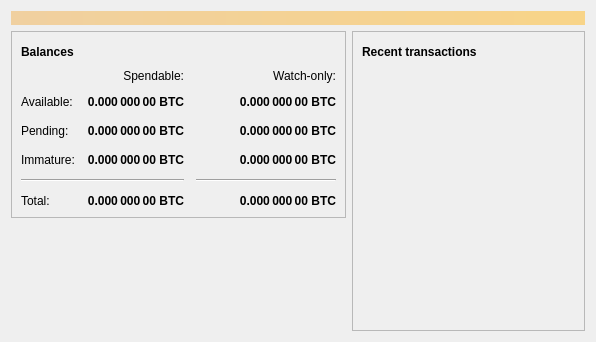
<?xml version="1.0" encoding="UTF-8"?>
<ui version="4.0">
 <class>OverviewPage</class>
 <widget class="QWidget" name="OverviewPage">
  <property name="geometry">
   <rect>
    <x>0</x>
    <y>0</y>
    <width>596</width>
    <height>342</height>
   </rect>
  </property>
  <property name="windowTitle">
   <string>Form</string>
  </property>
  <layout class="QVBoxLayout" name="topLayout">
   <item>
    <widget class="QLabel" name="labelAlerts">
     <property name="visible">
      <bool>false</bool>
     </property>
     <property name="styleSheet">
      <string notr="true">background-color: qlineargradient(x1: 0, y1: 0, x2: 1, y2: 0, stop:0 #F0D0A0, stop:1 #F8D488); color:#000000;</string>
     </property>
     <property name="wordWrap">
      <bool>true</bool>
     </property>
     <property name="margin">
      <number>3</number>
     </property>
    </widget>
   </item>
   <item>
    <layout class="QHBoxLayout" name="horizontalLayout" stretch="1,1">
     <item>
      <layout class="QVBoxLayout" name="verticalLayout_2">
       <item>
        <widget class="QFrame" name="frame">
         <property name="frameShape">
          <enum>QFrame::StyledPanel</enum>
         </property>
         <property name="frameShadow">
          <enum>QFrame::Raised</enum>
         </property>
         <layout class="QVBoxLayout" name="verticalLayout_4">
          <item>
           <layout class="QHBoxLayout" name="horizontalLayout_4">
            <item>
             <widget class="QLabel" name="label_5">
              <property name="font">
               <font>
                <weight>75</weight>
                <bold>true</bold>
               </font>
              </property>
              <property name="text">
               <string>Balances</string>
              </property>
             </widget>
            </item>
            <item>
             <widget class="QPushButton" name="labelWalletStatus">
              <property name="enabled">
               <bool>true</bool>
              </property>
              <property name="maximumSize">
               <size>
                <width>30</width>
                <height>16777215</height>
               </size>
              </property>
              <property name="toolTip">
               <string>The displayed information may be out of date. Your wallet automatically synchronizes with the iXcoin network after a connection is established, but this process has not completed yet.</string>
              </property>
              <property name="text">
               <string/>
              </property>
              <property name="icon">
               <iconset resource="../bitcoin.qrc">
                <normaloff>:/icons/warning</normaloff>
                <disabledoff>:/icons/warning</disabledoff>:/icons/warning</iconset>
              </property>
              <property name="iconSize">
               <size>
                <width>24</width>
                <height>24</height>
               </size>
              </property>
              <property name="flat">
               <bool>true</bool>
              </property>
             </widget>
            </item>
            <item>
             <spacer name="horizontalSpacer_3">
              <property name="orientation">
               <enum>Qt::Horizontal</enum>
              </property>
              <property name="sizeHint" stdset="0">
               <size>
                <width>40</width>
                <height>20</height>
               </size>
              </property>
             </spacer>
            </item>
           </layout>
          </item>
          <item>
           <layout class="QGridLayout" name="gridLayout">
            <property name="spacing">
             <number>12</number>
            </property>
            <item row="2" column="2">
             <widget class="QLabel" name="labelWatchPending">
              <property name="font">
               <font>
                <weight>75</weight>
                <bold>true</bold>
               </font>
              </property>
              <property name="cursor">
               <cursorShape>IBeamCursor</cursorShape>
              </property>
              <property name="toolTip">
               <string>Unconfirmed transactions to watch-only addresses</string>
              </property>
              <property name="text">
               <string notr="true">0.000 000 00 BTC</string>
              </property>
              <property name="alignment">
               <set>Qt::AlignRight|Qt::AlignTrailing|Qt::AlignVCenter</set>
              </property>
              <property name="textInteractionFlags">
               <set>Qt::LinksAccessibleByMouse|Qt::TextSelectableByKeyboard|Qt::TextSelectableByMouse</set>
              </property>
             </widget>
            </item>
            <item row="2" column="1">
             <widget class="QLabel" name="labelUnconfirmed">
              <property name="font">
               <font>
                <weight>75</weight>
                <bold>true</bold>
               </font>
              </property>
              <property name="cursor">
               <cursorShape>IBeamCursor</cursorShape>
              </property>
              <property name="toolTip">
               <string>Total of transactions that have yet to be confirmed, and do not yet count toward the spendable balance</string>
              </property>
              <property name="text">
               <string notr="true">0.000 000 00 BTC</string>
              </property>
              <property name="alignment">
               <set>Qt::AlignRight|Qt::AlignTrailing|Qt::AlignVCenter</set>
              </property>
              <property name="textInteractionFlags">
               <set>Qt::LinksAccessibleByMouse|Qt::TextSelectableByKeyboard|Qt::TextSelectableByMouse</set>
              </property>
             </widget>
            </item>
            <item row="3" column="2">
             <widget class="QLabel" name="labelWatchImmature">
              <property name="font">
               <font>
                <weight>75</weight>
                <bold>true</bold>
               </font>
              </property>
              <property name="cursor">
               <cursorShape>IBeamCursor</cursorShape>
              </property>
              <property name="toolTip">
               <string>Mined balance in watch-only addresses that has not yet matured</string>
              </property>
              <property name="text">
               <string notr="true">0.000 000 00 BTC</string>
              </property>
              <property name="alignment">
               <set>Qt::AlignRight|Qt::AlignTrailing|Qt::AlignVCenter</set>
              </property>
              <property name="textInteractionFlags">
               <set>Qt::LinksAccessibleByMouse|Qt::TextSelectableByKeyboard|Qt::TextSelectableByMouse</set>
              </property>
             </widget>
            </item>
            <item row="4" column="0" colspan="2">
             <widget class="Line" name="line">
              <property name="orientation">
               <enum>Qt::Horizontal</enum>
              </property>
             </widget>
            </item>
            <item row="4" column="2">
             <widget class="Line" name="lineWatchBalance">
              <property name="sizePolicy">
               <sizepolicy hsizetype="Preferred" vsizetype="Fixed">
                <horstretch>0</horstretch>
                <verstretch>0</verstretch>
               </sizepolicy>
              </property>
              <property name="minimumSize">
               <size>
                <width>140</width>
                <height>0</height>
               </size>
              </property>
              <property name="orientation">
               <enum>Qt::Horizontal</enum>
              </property>
             </widget>
            </item>
            <item row="5" column="0">
             <widget class="QLabel" name="labelTotalText">
              <property name="text">
               <string>Total:</string>
              </property>
             </widget>
            </item>
            <item row="3" column="1">
             <widget class="QLabel" name="labelImmature">
              <property name="font">
               <font>
                <weight>75</weight>
                <bold>true</bold>
               </font>
              </property>
              <property name="cursor">
               <cursorShape>IBeamCursor</cursorShape>
              </property>
              <property name="toolTip">
               <string>Mined balance that has not yet matured</string>
              </property>
              <property name="text">
               <string notr="true">0.000 000 00 BTC</string>
              </property>
              <property name="alignment">
               <set>Qt::AlignRight|Qt::AlignTrailing|Qt::AlignVCenter</set>
              </property>
              <property name="textInteractionFlags">
               <set>Qt::LinksAccessibleByMouse|Qt::TextSelectableByKeyboard|Qt::TextSelectableByMouse</set>
              </property>
             </widget>
            </item>
            <item row="2" column="3">
             <spacer name="horizontalSpacer_2">
              <property name="orientation">
               <enum>Qt::Horizontal</enum>
              </property>
              <property name="sizeHint" stdset="0">
               <size>
                <width>40</width>
                <height>20</height>
               </size>
              </property>
             </spacer>
            </item>
            <item row="3" column="0">
             <widget class="QLabel" name="labelImmatureText">
              <property name="text">
               <string>Immature:</string>
              </property>
             </widget>
            </item>
            <item row="5" column="1">
             <widget class="QLabel" name="labelTotal">
              <property name="font">
               <font>
                <weight>75</weight>
                <bold>true</bold>
               </font>
              </property>
              <property name="cursor">
               <cursorShape>IBeamCursor</cursorShape>
              </property>
              <property name="toolTip">
               <string>Your current total balance</string>
              </property>
              <property name="text">
               <string notr="true">0.000 000 00 BTC</string>
              </property>
              <property name="alignment">
               <set>Qt::AlignRight|Qt::AlignTrailing|Qt::AlignVCenter</set>
              </property>
              <property name="textInteractionFlags">
               <set>Qt::LinksAccessibleByMouse|Qt::TextSelectableByKeyboard|Qt::TextSelectableByMouse</set>
              </property>
             </widget>
            </item>
            <item row="5" column="2">
             <widget class="QLabel" name="labelWatchTotal">
              <property name="font">
               <font>
                <weight>75</weight>
                <bold>true</bold>
               </font>
              </property>
              <property name="cursor">
               <cursorShape>IBeamCursor</cursorShape>
              </property>
              <property name="toolTip">
               <string>Current total balance in watch-only addresses</string>
              </property>
              <property name="text">
               <string notr="true">0.000 000 00 BTC</string>
              </property>
              <property name="alignment">
               <set>Qt::AlignRight|Qt::AlignTrailing|Qt::AlignVCenter</set>
              </property>
              <property name="textInteractionFlags">
               <set>Qt::LinksAccessibleByMouse|Qt::TextSelectableByKeyboard|Qt::TextSelectableByMouse</set>
              </property>
             </widget>
            </item>
            <item row="0" column="2">
             <widget class="QLabel" name="labelWatchonly">
              <property name="text">
               <string>Watch-only:</string>
              </property>
              <property name="alignment">
               <set>Qt::AlignRight|Qt::AlignTrailing|Qt::AlignVCenter</set>
              </property>
             </widget>
            </item>
            <item row="1" column="0">
             <widget class="QLabel" name="labelBalanceText">
              <property name="text">
               <string>Available:</string>
              </property>
             </widget>
            </item>
            <item row="1" column="1">
             <widget class="QLabel" name="labelBalance">
              <property name="font">
               <font>
                <weight>75</weight>
                <bold>true</bold>
               </font>
              </property>
              <property name="cursor">
               <cursorShape>IBeamCursor</cursorShape>
              </property>
              <property name="toolTip">
               <string>Your current spendable balance</string>
              </property>
              <property name="text">
               <string notr="true">0.000 000 00 BTC</string>
              </property>
              <property name="alignment">
               <set>Qt::AlignRight|Qt::AlignTrailing|Qt::AlignVCenter</set>
              </property>
              <property name="textInteractionFlags">
               <set>Qt::LinksAccessibleByMouse|Qt::TextSelectableByKeyboard|Qt::TextSelectableByMouse</set>
              </property>
             </widget>
            </item>
            <item row="1" column="2">
             <widget class="QLabel" name="labelWatchAvailable">
              <property name="font">
               <font>
                <weight>75</weight>
                <bold>true</bold>
               </font>
              </property>
              <property name="cursor">
               <cursorShape>IBeamCursor</cursorShape>
              </property>
              <property name="toolTip">
               <string>Your current balance in watch-only addresses</string>
              </property>
              <property name="text">
               <string notr="true">0.000 000 00 BTC</string>
              </property>
              <property name="alignment">
               <set>Qt::AlignRight|Qt::AlignTrailing|Qt::AlignVCenter</set>
              </property>
              <property name="textInteractionFlags">
               <set>Qt::LinksAccessibleByMouse|Qt::TextSelectableByKeyboard|Qt::TextSelectableByMouse</set>
              </property>
             </widget>
            </item>
            <item row="2" column="0">
             <widget class="QLabel" name="labelPendingText">
              <property name="text">
               <string>Pending:</string>
              </property>
             </widget>
            </item>
            <item row="0" column="1">
             <widget class="QLabel" name="labelSpendable">
              <property name="text">
               <string>Spendable:</string>
              </property>
              <property name="alignment">
               <set>Qt::AlignRight|Qt::AlignTrailing|Qt::AlignVCenter</set>
              </property>
             </widget>
            </item>
           </layout>
          </item>
         </layout>
        </widget>
       </item>
       <item>
        <spacer name="verticalSpacer">
         <property name="orientation">
          <enum>Qt::Vertical</enum>
         </property>
         <property name="sizeHint" stdset="0">
          <size>
           <width>20</width>
           <height>40</height>
          </size>
         </property>
        </spacer>
       </item>
      </layout>
     </item>
     <item>
      <layout class="QVBoxLayout" name="verticalLayout_3">
       <item>
        <widget class="QFrame" name="frame_2">
         <property name="sizePolicy">
          <sizepolicy hsizetype="Preferred" vsizetype="Expanding">
           <horstretch>0</horstretch>
           <verstretch>1</verstretch>
          </sizepolicy>
         </property>
         <property name="frameShape">
          <enum>QFrame::StyledPanel</enum>
         </property>
         <property name="frameShadow">
          <enum>QFrame::Raised</enum>
         </property>
         <layout class="QVBoxLayout" name="verticalLayout">
          <item>
           <layout class="QHBoxLayout" name="horizontalLayout_2">
            <item>
             <widget class="QLabel" name="label_4">
              <property name="font">
               <font>
                <weight>75</weight>
                <bold>true</bold>
               </font>
              </property>
              <property name="text">
               <string>Recent transactions</string>
              </property>
             </widget>
            </item>
            <item>
             <widget class="QPushButton" name="labelTransactionsStatus">
              <property name="enabled">
               <bool>true</bool>
              </property>
              <property name="maximumSize">
               <size>
                <width>30</width>
                <height>16777215</height>
               </size>
              </property>
              <property name="toolTip">
               <string>The displayed information may be out of date. Your wallet automatically synchronizes with the iXcoin network after a connection is established, but this process has not completed yet.</string>
              </property>
              <property name="text">
               <string/>
              </property>
              <property name="icon">
               <iconset resource="../bitcoin.qrc">
                <normaloff>:/icons/warning</normaloff>
                <disabledoff>:/icons/warning</disabledoff>:/icons/warning</iconset>
              </property>
              <property name="iconSize">
               <size>
                <width>24</width>
                <height>24</height>
               </size>
              </property>
              <property name="flat">
               <bool>true</bool>
              </property>
             </widget>
            </item>
            <item>
             <spacer name="horizontalSpacer">
              <property name="orientation">
               <enum>Qt::Horizontal</enum>
              </property>
              <property name="sizeHint" stdset="0">
               <size>
                <width>40</width>
                <height>20</height>
               </size>
              </property>
             </spacer>
            </item>
           </layout>
          </item>
          <item>
           <widget class="QListView" name="listTransactions">
            <property name="styleSheet">
             <string notr="true">QListView { background: transparent; }</string>
            </property>
            <property name="frameShape">
             <enum>QFrame::NoFrame</enum>
            </property>
            <property name="verticalScrollBarPolicy">
             <enum>Qt::ScrollBarAlwaysOff</enum>
            </property>
            <property name="horizontalScrollBarPolicy">
             <enum>Qt::ScrollBarAlwaysOff</enum>
            </property>
            <property name="selectionMode">
             <enum>QAbstractItemView::NoSelection</enum>
            </property>
           </widget>
          </item>
         </layout>
        </widget>
       </item>
      </layout>
     </item>
    </layout>
   </item>
  </layout>
 </widget>
 <resources/>
 <connections/>
</ui>
